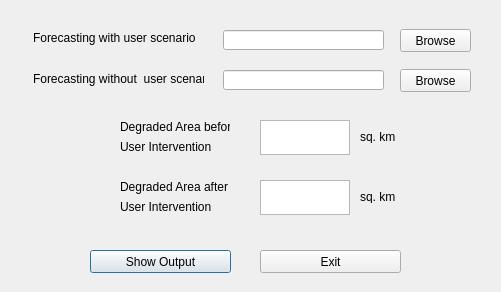
<?xml version="1.0" encoding="UTF-8"?>
<ui version="4.0">
 <class>UserScenariosDialogBase</class>
 <widget class="QDialog" name="UserScenariosDialogBase">
  <property name="geometry">
   <rect>
    <x>0</x>
    <y>0</y>
    <width>501</width>
    <height>292</height>
   </rect>
  </property>
  <property name="windowTitle">
   <string>Level 2 - User Scenariois</string>
  </property>
  <widget class="QPushButton" name="pushButton">
   <property name="geometry">
    <rect>
     <x>90</x>
     <y>250</y>
     <width>141</width>
     <height>23</height>
    </rect>
   </property>
   <property name="text">
    <string>Show Output</string>
   </property>
  </widget>
  <widget class="QPushButton" name="pushButton_2">
   <property name="geometry">
    <rect>
     <x>260</x>
     <y>250</y>
     <width>141</width>
     <height>23</height>
    </rect>
   </property>
   <property name="text">
    <string>Exit</string>
   </property>
  </widget>
  <widget class="QLabel" name="label">
   <property name="geometry">
    <rect>
     <x>33</x>
     <y>30</y>
     <width>171</width>
     <height>16</height>
    </rect>
   </property>
   <property name="text">
    <string>Forecasting with user scenario</string>
   </property>
  </widget>
  <widget class="QLabel" name="label_2">
   <property name="geometry">
    <rect>
     <x>33</x>
     <y>71</y>
     <width>171</width>
     <height>16</height>
    </rect>
   </property>
   <property name="text">
    <string>Forecasting without  user scenario</string>
   </property>
  </widget>
  <widget class="QLineEdit" name="lineEdit">
   <property name="geometry">
    <rect>
     <x>223</x>
     <y>30</y>
     <width>161</width>
     <height>20</height>
    </rect>
   </property>
  </widget>
  <widget class="QPushButton" name="pushButton_3">
   <property name="geometry">
    <rect>
     <x>400</x>
     <y>29</y>
     <width>71</width>
     <height>23</height>
    </rect>
   </property>
   <property name="text">
    <string>Browse</string>
   </property>
  </widget>
  <widget class="QPushButton" name="pushButton_4">
   <property name="geometry">
    <rect>
     <x>400</x>
     <y>69</y>
     <width>71</width>
     <height>23</height>
    </rect>
   </property>
   <property name="text">
    <string>Browse</string>
   </property>
  </widget>
  <widget class="QLineEdit" name="lineEdit_2">
   <property name="geometry">
    <rect>
     <x>223</x>
     <y>70</y>
     <width>161</width>
     <height>20</height>
    </rect>
   </property>
  </widget>
  <widget class="QTextEdit" name="textEdit">
   <property name="geometry">
    <rect>
     <x>260</x>
     <y>120</y>
     <width>90</width>
     <height>35</height>
    </rect>
   </property>
   <property name="sizePolicy">
    <sizepolicy hsizetype="Fixed" vsizetype="Fixed">
     <horstretch>0</horstretch>
     <verstretch>0</verstretch>
    </sizepolicy>
   </property>
   <property name="inputMethodHints">
    <set>Qt::ImhMultiLine</set>
   </property>
   <property name="tabChangesFocus">
    <bool>true</bool>
   </property>
   <property name="html">
    <string>&lt;!DOCTYPE HTML PUBLIC &quot;-//W3C//DTD HTML 4.0//EN&quot; &quot;http://www.w3.org/TR/REC-html40/strict.dtd&quot;&gt;
&lt;html&gt;&lt;head&gt;&lt;meta name=&quot;qrichtext&quot; content=&quot;1&quot; /&gt;&lt;style type=&quot;text/css&quot;&gt;
p, li { white-space: pre-wrap; }
&lt;/style&gt;&lt;/head&gt;&lt;body style=&quot; font-family:'MS Shell Dlg 2'; font-size:8.25pt; font-weight:400; font-style:normal;&quot;&gt;
&lt;p style=&quot;-qt-paragraph-type:empty; margin-top:0px; margin-bottom:0px; margin-left:0px; margin-right:0px; -qt-block-indent:0; text-indent:0px;&quot;&gt;&lt;br /&gt;&lt;/p&gt;&lt;/body&gt;&lt;/html&gt;</string>
   </property>
  </widget>
  <widget class="QTextEdit" name="textEdit_2">
   <property name="geometry">
    <rect>
     <x>260</x>
     <y>180</y>
     <width>90</width>
     <height>35</height>
    </rect>
   </property>
   <property name="sizePolicy">
    <sizepolicy hsizetype="Fixed" vsizetype="Fixed">
     <horstretch>0</horstretch>
     <verstretch>0</verstretch>
    </sizepolicy>
   </property>
   <property name="html">
    <string>&lt;!DOCTYPE HTML PUBLIC &quot;-//W3C//DTD HTML 4.0//EN&quot; &quot;http://www.w3.org/TR/REC-html40/strict.dtd&quot;&gt;
&lt;html&gt;&lt;head&gt;&lt;meta name=&quot;qrichtext&quot; content=&quot;1&quot; /&gt;&lt;style type=&quot;text/css&quot;&gt;
p, li { white-space: pre-wrap; }
&lt;/style&gt;&lt;/head&gt;&lt;body style=&quot; font-family:'MS Shell Dlg 2'; font-size:8.25pt; font-weight:400; font-style:normal;&quot;&gt;
&lt;p style=&quot;-qt-paragraph-type:empty; margin-top:0px; margin-bottom:0px; margin-left:0px; margin-right:0px; -qt-block-indent:0; text-indent:0px;&quot;&gt;&lt;br /&gt;&lt;/p&gt;&lt;/body&gt;&lt;/html&gt;</string>
   </property>
  </widget>
  <widget class="QWidget" name="layoutWidget">
   <property name="geometry">
    <rect>
     <x>120</x>
     <y>180</y>
     <width>110</width>
     <height>34</height>
    </rect>
   </property>
   <layout class="QGridLayout" name="gridLayout_2">
    <item row="0" column="0">
     <widget class="QLabel" name="label_5">
      <property name="text">
       <string>Degraded Area after</string>
      </property>
     </widget>
    </item>
    <item row="1" column="0">
     <widget class="QLabel" name="label_6">
      <property name="text">
       <string>User Intervention</string>
      </property>
     </widget>
    </item>
   </layout>
  </widget>
  <widget class="QLabel" name="label_7">
   <property name="geometry">
    <rect>
     <x>360</x>
     <y>130</y>
     <width>47</width>
     <height>13</height>
    </rect>
   </property>
   <property name="text">
    <string>sq. km</string>
   </property>
  </widget>
  <widget class="QLabel" name="label_8">
   <property name="geometry">
    <rect>
     <x>360</x>
     <y>190</y>
     <width>47</width>
     <height>13</height>
    </rect>
   </property>
   <property name="text">
    <string>sq. km</string>
   </property>
  </widget>
  <widget class="QWidget" name="">
   <property name="geometry">
    <rect>
     <x>120</x>
     <y>120</y>
     <width>110</width>
     <height>34</height>
    </rect>
   </property>
   <layout class="QGridLayout" name="gridLayout">
    <item row="0" column="0">
     <widget class="QLabel" name="label_3">
      <property name="text">
       <string>Degraded Area before</string>
      </property>
     </widget>
    </item>
    <item row="1" column="0">
     <widget class="QLabel" name="label_4">
      <property name="text">
       <string>User Intervention</string>
      </property>
     </widget>
    </item>
   </layout>
  </widget>
 </widget>
 <resources/>
 <connections/>
</ui>
